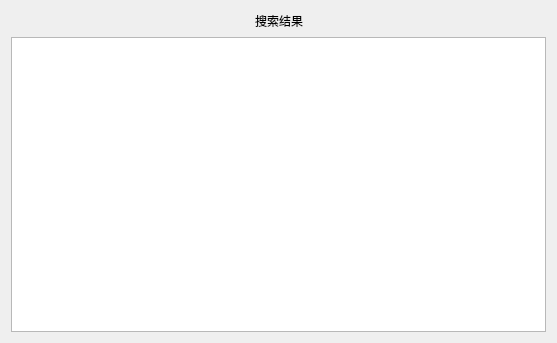
<?xml version="1.0" encoding="UTF-8"?>
<ui version="4.0">
 <class>SearchOutput</class>
 <widget class="QWidget" name="SearchOutput">
  <property name="geometry">
   <rect>
    <x>0</x>
    <y>0</y>
    <width>557</width>
    <height>343</height>
   </rect>
  </property>
  <property name="windowTitle">
   <string>搜索结果</string>
  </property>
  <layout class="QVBoxLayout" name="verticalLayout">
   <item>
    <layout class="QHBoxLayout" name="horizontalLayout">
     <item>
      <spacer name="horizontalSpacer">
       <property name="orientation">
        <enum>Qt::Horizontal</enum>
       </property>
       <property name="sizeHint" stdset="0">
        <size>
         <width>40</width>
         <height>20</height>
        </size>
       </property>
      </spacer>
     </item>
     <item>
      <widget class="QLabel" name="label">
       <property name="text">
        <string>搜索结果</string>
       </property>
       <property name="alignment">
        <set>Qt::AlignCenter</set>
       </property>
      </widget>
     </item>
     <item>
      <spacer name="horizontalSpacer_2">
       <property name="orientation">
        <enum>Qt::Horizontal</enum>
       </property>
       <property name="sizeHint" stdset="0">
        <size>
         <width>40</width>
         <height>20</height>
        </size>
       </property>
      </spacer>
     </item>
    </layout>
   </item>
   <item>
    <widget class="QTableView" name="output_View"/>
   </item>
  </layout>
 </widget>
 <resources/>
 <connections/>
</ui>
